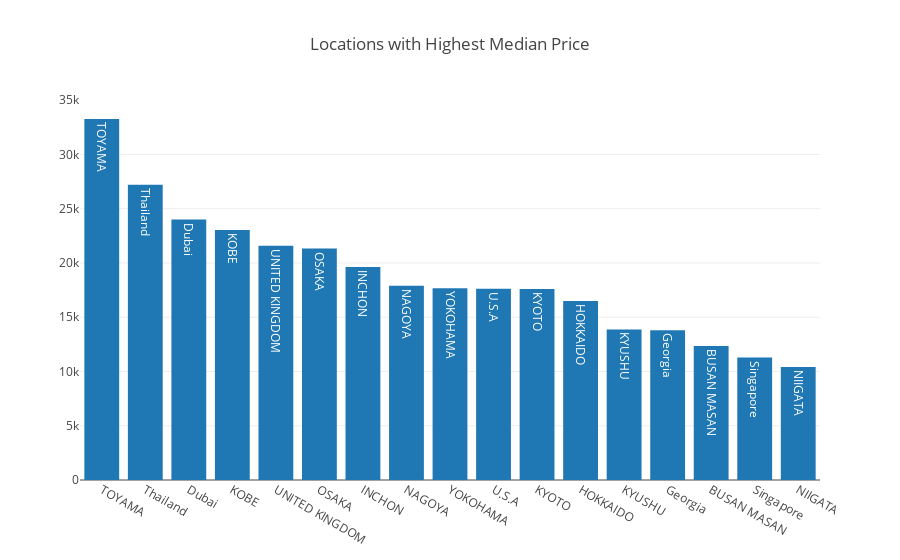

The notebook cell saved with this chart:
### Code cell
from plotly.graph_objs import Bar

location_df = df_clean.groupby('location')['price'].median().sort_values(ascending=False).reset_index()

data = [Bar(x=location_df['location'], y=location_df['price'], text=location_df['location'])]
layout = Layout(title="Locations with Highest Median Price")

fig = Figure(data=data, layout=layout)

plotly.offline.iplot(fig,show_link=False)

### Figure 1 — Plotly figure (JSON) as saved in the notebook; plotly's stock layout.template omitted (floating-point values rounded to 4 significant figures)
{"data": [{"text": ["TOYAMA", "Thailand", "Dubai", "KOBE", "UNITED KINGDOM", "OSAKA", "INCHON", "NAGOYA", "YOKOHAMA", "U.S.A", "KYOTO", "HOKKAIDO", "KYUSHU", "Georgia", "BUSAN MASAN", "Singapore", "NIIGATA"], "type": "bar", "x": ["TOYAMA", "Thailand", "Dubai", "KOBE", "UNITED KINGDOM", "OSAKA", "INCHON", "NAGOYA", "YOKOHAMA", "U.S.A", "KYOTO", "HOKKAIDO", "KYUSHU", "Georgia", "BUSAN MASAN", "Singapore", "NIIGATA"], "y": [33270, 27200, 24000, 23040, 21600, 21324, 19625, 17893, 17677, 17619, 17599, 16500, 13873, 13800, 12349, 11289, 10413]}], "layout": {"title": "Locations with Highest Median Price"}}
